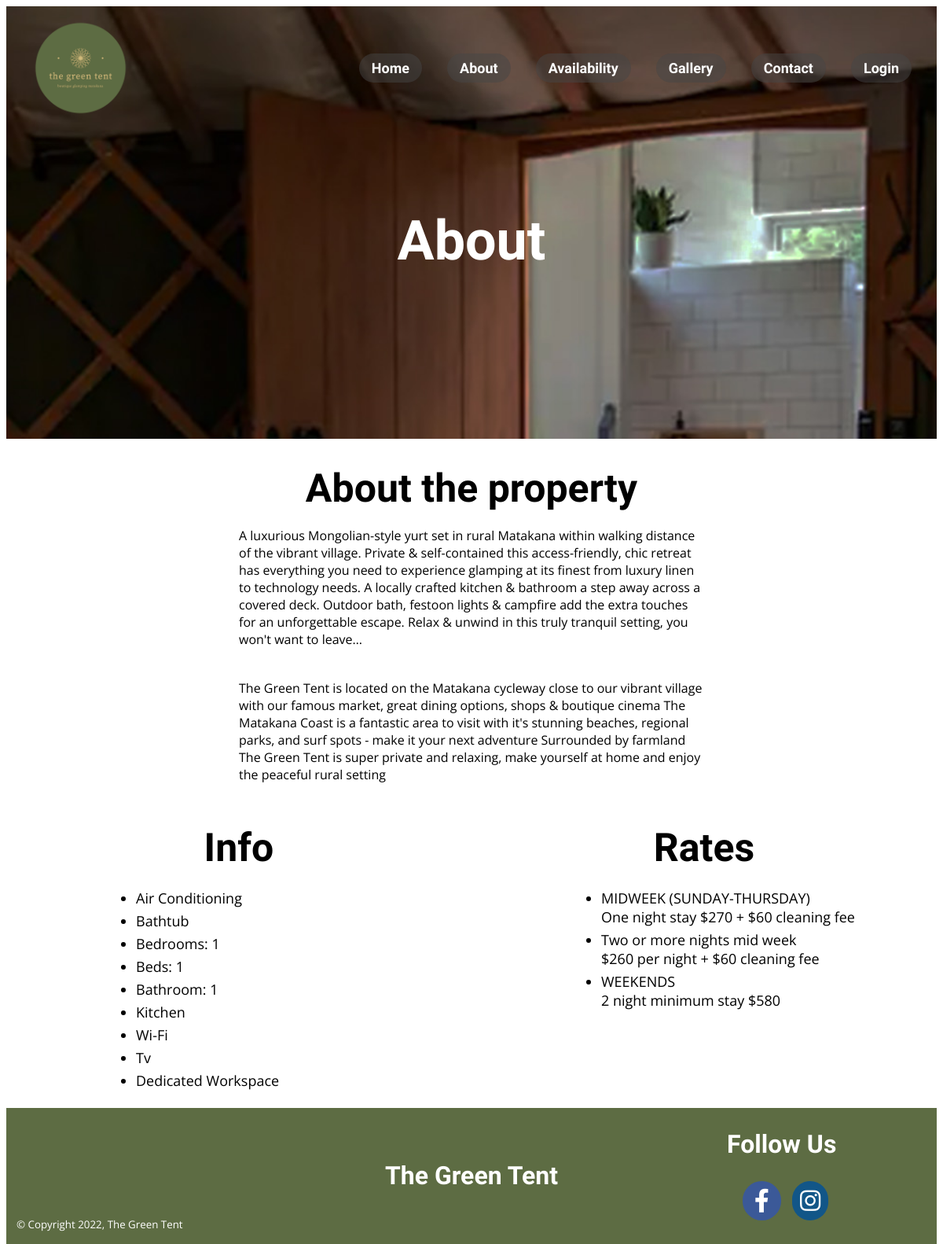
Page /about.php on the committed database.
### tables this page shows
CREATE TABLE `pages` (
  `id` int(11) NOT NULL,
  `title1` varchar(100) DEFAULT NULL,
  `para1` text DEFAULT NULL,
  `img1` varchar(40) DEFAULT NULL,
  `title2` varchar(100) DEFAULT NULL,
  `para2` text DEFAULT NULL,
  `img2` varchar(40) DEFAULT NULL,
  `title3` varchar(100) DEFAULT NULL,
  `para3` text DEFAULT NULL,
  `img3` varchar(40) DEFAULT NULL,
  `title4` varchar(100) DEFAULT NULL,
  `para4` text DEFAULT NULL,
  `img4` varchar(40) DEFAULT NULL
);

### about.php (the view, shortened to what this page needs)
<?php
include 'head.php';
include "setup.php";
    $sql = "SELECT * FROM pages where id=1";
    $result = $conn->query($sql);
    if ($result->num_rows > 0) {
        $row = $result->fetch_assoc();
        $title1=$row["title1"];
        $para1=$row["para1"];
        $title2=$row["title2"];
        $para2=$row["para2"];
        $title3=$row["title3"];
        $para3=$row["para3"];
        $para4=$row["para4"];
    } else {
        echo "0 results";
    }
    ?>
<body>
    <div class="container">
        <header class="about-page-bg-img">
            <?php include 'nav.php'; ?>
            <span class="header-title">
                <h1>About</h1>
            </span>
        </header>
        <main>
            <h1><?php print $title1; ?></h1>
            <div class="about-page-main">
                <span id="about-page-paragraph-1">
                    <?php print $para1; ?>
                </span>
                <span id="about-page-paragraph-2">
                    <?php print $para2; ?>
                </span>
                <h1 id="info">
                <?php print $title2; ?>
                </h1>
                    <ul id="info-list">
                        <?php print $para3; ?>
                    </ul>
                <h1 id="rates">
                <?php print $title3; ?>
                </h1>
                    <ul id="rates-list">
                        <?php print $para4; ?>
                    </ul>
            </div>
        </main>
<?php include 'bottom.php'; ?>

### css/the-green-tent_style.css (style rules this page uses)
body { font-family: 'Open Sans', sans-serif; }
html { scroll-behavior: smooth; }
.container { display: grid; height: 100vh; grid-template-columns: 1fr 1fr 1fr 1fr; grid-template-rows: 1fr 1fr 1fr; grid-template-areas: "header header header header" "main main main main" "footer footer footer footer"; }
.about-page-bg-img { background-image: url("../Images/the-green-tent-couch-v2.jpg"); }
header { color: #fff; grid-area: header; background-position: center center; background-repeat: no-repeat; background-attachment: fixed; background-size: cover; background-color: #464646; height: 550px; }
.header-title { display: block; text-align: center; font-size: 35px; }
.header-title h1 { margin-top: 100px; }
main { grid-area: main; background-color: #fff; display: grid; justify-content: center; align-content: center; text-align: center; }
main h1 { font-size: 50px; margin-bottom: 0px; }
.about-page-main { display: grid; grid-template-columns: 1fr 1fr 1fr 1fr; grid-template-rows: 4fr; grid-template-areas: "placeholder1 p1 p1 placeholder2" "placeholder1 p2 p2 placeholder2" "info info rates rates" "info-list info-list rates-list rates-list"; }
.about-page-main span { margin: 20px 0 20px; }
#about-page-paragraph-1 { grid-area: p1; text-align: left; }
#about-page-paragraph-2 { grid-area: p2; text-align: left; }
#info { grid-area: info; }
.about-page-main ul { font-size: 18px; }
.about-page-main ul li { margin: 5px; }
#info-list { grid-area: info-list; text-align: left; margin-left: 120px; }
#rates { grid-area: rates; }
#rates-list { grid-area: rates-list; text-align: left; margin-left: 120px; }
h1, h2, h3, h4, a { font-family: 'Open Sans Condensed', sans-serif; }

### rows in the picture
pages: title1 "About the property", para1 "A luxurious Mongolian-style yurt set in rural Matakana within walking distance of the vibrant village. Private & self-contained this access-friendly, chic retreat has everything you need to experience glamping at its finest from luxury linen to technology needs. A locally crafted kitchen & bathroom a step away across a covered deck. Outdoor bath, festoon lights & campfire add the extra touches for an unforgettable escape. Relax & unwind in this truly tranquil setting, you won't want to leave…", para2 "The Green Tent is located on the Matakana cycleway close to our vibrant village with our famous market, great dining options, shops & boutique cinema The Matakana Coast is a fantastic area to visit with it's stunning beaches, regional parks, and surf spots - make it your next adventure Surrounded by farmland The Green Tent is super private and relaxing, make yourself at home and enjoy the peaceful rural setting", title2 "Info", para3 "Air Conditioning Bathtub Bedrooms: 1 Beds: 1 Bathroom: 1 Kitchen Wi-Fi Tv Dedicated Workspace", title3 "Rates", para4 "MIDWEEK (SUNDAY-THURSDAY) One night stay $270 + $60 cleaning fee Two or more nights mid week $260 per night + $60 cleaning fee WEEKENDS 2 night minimum stay $580"
